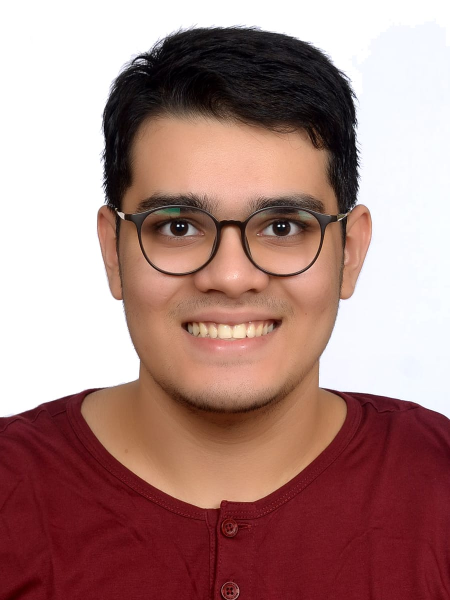
#> input picture a.jpeg, 900 x 1200 px (shown at 1/2 size)
$ python image_maker.py
#> lines starting #> are read from the running program, lines starting #| are printed output that depends on the picture
import cv2
import numpy as np
from PIL import Image, ImageDraw, ImageFont
import matplotlib.pyplot as plt

def get_char(pixel_value):
    # More detailed ASCII chars from darkest to lightest
    chars = np.array(list(' .,:;irsXA253hMHGS#9B&@'))
    return chars[int(pixel_value * (len(chars) - 1) / 255)]

def image_to_ascii(image_path, width=100):
    # Read image
#> called with image_path = 'a.jpeg', width = 2
    image = cv2.imread(image_path)
#> image is the input picture: shape (1200, 900, 3); mean B, G, R 129.2, 133.6, 170.8
    image = cv2.cvtColor(image, cv2.COLOR_BGR2GRAY)
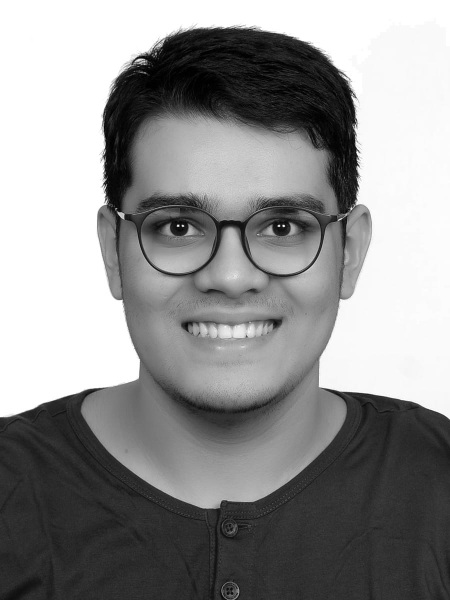
#> image: shape (1200, 900) (shown at 1/2 size); min 0, max 255, mean 144.2

    # Calculate aspect ratio and new height
    aspect_ratio = image.shape[1] / image.shape[0]
#> aspect_ratio = 0.75
    height = int(width / (2.5 * aspect_ratio))  # Multiply by 2.5 to account for terminal font spacing
#> height = 1

    # Resize image
    image = cv2.resize(image, (width, height))
#> image = [[255, 132]]

    # Apply adaptive histogram equalization to enhance contrast
    clahe = cv2.createCLAHE(clipLimit=3.0, tileGridSize=(8,8))
    image = clahe.apply(image)
#> image = [[255, 128]]

    # Apply slight Gaussian blur to reduce noise
    image = cv2.GaussianBlur(image, (3,3), 0)
#> image = [[192, 192]]

    # Convert to ASCII
    ascii_image = ""
    for row in image:
        for pixel in row:
            ascii_image += get_char(pixel)
        ascii_image += "\n"
#> this loop made 1 pass
#| GG

    return ascii_image

def save_ascii_art(ascii_str, output_path, font_size=10):
    # Calculate image size based on character count
#> called with output_path = 'ascii_output.png', font_size = 8
    lines = ascii_str.split('\n')
    char_width = font_size * 0.6  # Approximate width of a monospace character
    char_height = font_size

    img_width = int(max(len(line) for line in lines) * char_width)
    img_height = int(len(lines) * char_height)

    # Create image with white background
    image = Image.new('RGB', (img_width, img_height), color='white')
    draw = ImageDraw.Draw(image)

    try:
        font = ImageFont.truetype("Courier", font_size)
    except:
        font = ImageFont.load_default()

    # Draw text
    y = 0
    for line in lines:
        draw.text((0, y), line, font=font, fill='black')
        y += char_height

    # Save image
    image.save(output_path)

def main(input_image_path, width=150):
    # Generate ASCII art
    ascii_art = image_to_ascii(input_image_path, width)

    # Print to console
    print(ascii_art)

    # Save as text file
    with open('ascii_output.txt', 'w') as f:
        f.write(ascii_art)

    # Save as image
    save_ascii_art(ascii_art, 'ascii_output.png', font_size=8)

    # Display original vs ASCII
    fig, (ax1, ax2) = plt.subplots(1, 2, figsize=(15, 7))

    # Original image
    original = cv2.imread(input_image_path)
    original = cv2.cvtColor(original, cv2.COLOR_BGR2RGB)
    ax1.imshow(original)
    ax1.set_title('Original Image')
    ax1.axis('off')

    # ASCII art image
    ascii_img = plt.imread('ascii_output.png')
    ax2.imshow(ascii_img)
    ax2.set_title('ASCII Art')
    ax2.axis('off')

    # plt.show()

# Run the program
if __name__ == "__main__":
    main("a.jpeg", width=2)
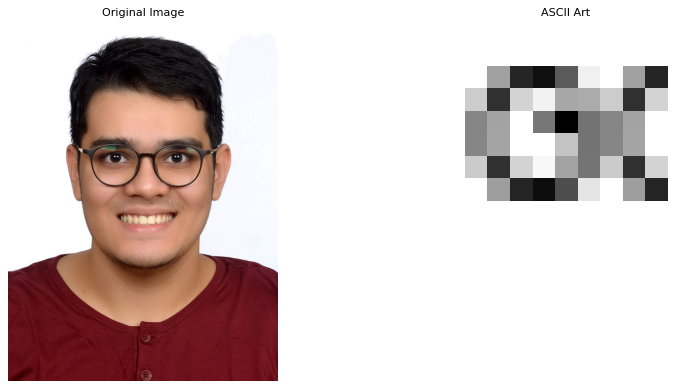
#> figure drawn by matplotlib, 2 panels

$ run again, with myphoto.jpeg copied over a.jpeg
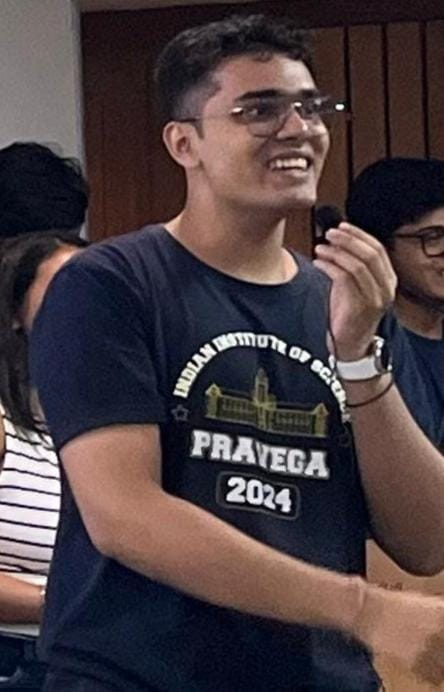
#> input picture myphoto.jpeg, 444 x 692 px
#> in image_to_ascii, image is the input picture: shape (692, 444, 3); mean B, G, R 65, 61.7, 74.3
#> in image_to_ascii, `image = cv2.cvtColor(image, cv2.COLOR_BGR2GRAY)`:
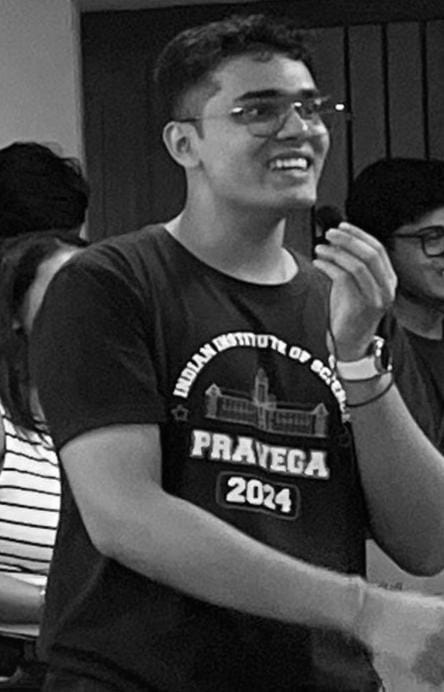
#> image: shape (692, 444); min 0, max 255, mean 65.9
#> in image_to_ascii, `image = cv2.resize(image, (width, height))`: image = [[26, 103]]
#> in image_to_ascii, `image = clahe.apply(image)`: image = [[255, 255]]
#> the loop in image_to_ascii, `for row in image:` made 1 pass
#> `main("a.jpeg", width=2)`:
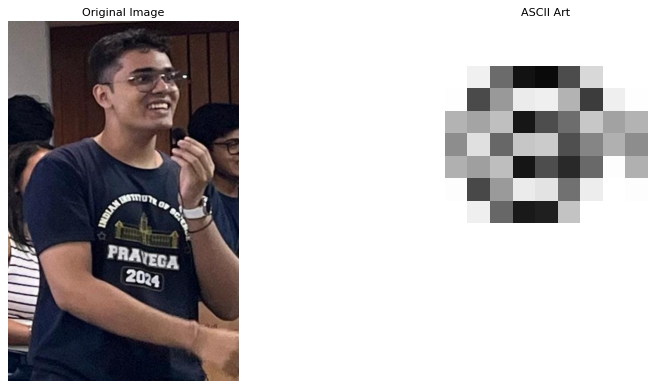
#> figure drawn by matplotlib, 2 panels

$ run again, with neural.jpg copied over a.jpeg
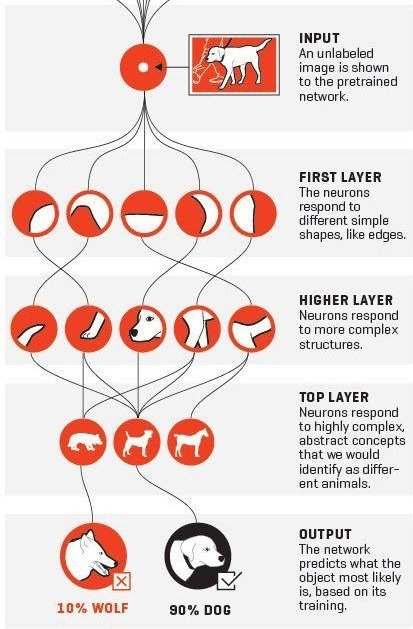
#> input picture neural.jpg, 413 x 629 px
#> in image_to_ascii, image is the input picture: shape (629, 413, 3); mean B, G, R 215.6, 218.3, 231.8
#> in image_to_ascii, `image = cv2.cvtColor(image, cv2.COLOR_BGR2GRAY)`:
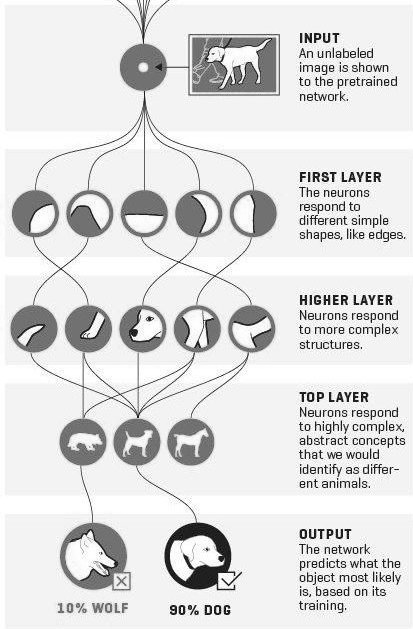
#> image: shape (629, 413); min 0, max 255, mean 222
#> in image_to_ascii, `image = cv2.resize(image, (width, height))`: image = [[117, 178]]
#> in image_to_ascii, `image = clahe.apply(image)`: image = [[255, 255]]
#> the loop in image_to_ascii, `for row in image:` made 1 pass
#> `main("a.jpeg", width=2)`:
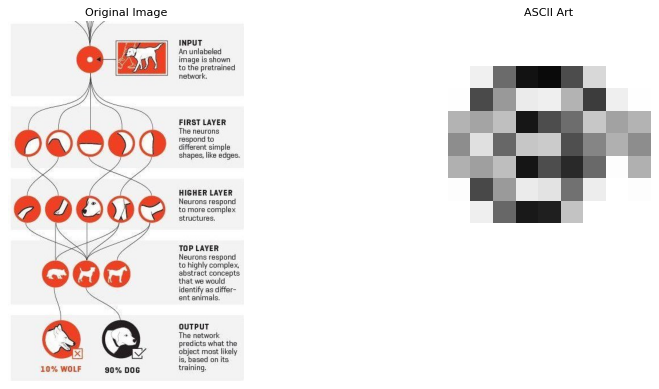
#> figure drawn by matplotlib, 2 panels
